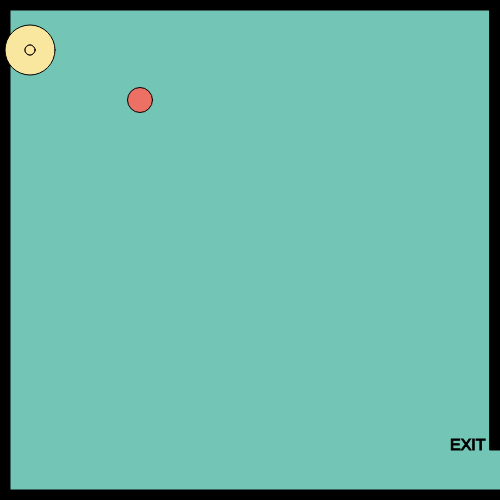
Frame 1 (no input)
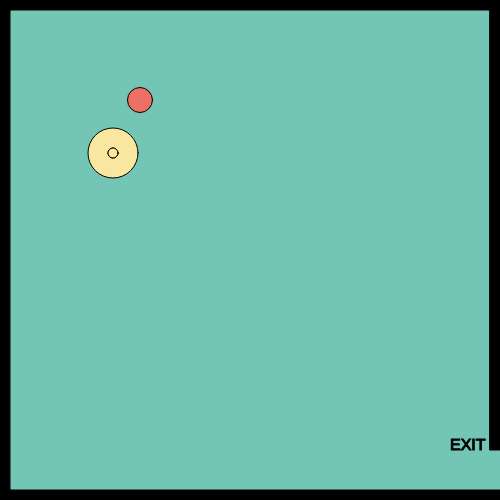
Frame 60 (no input)
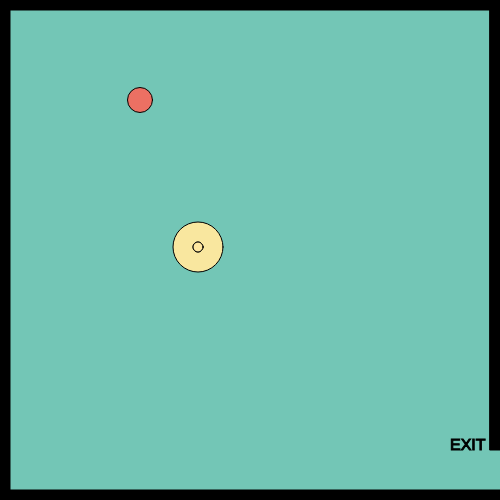
Frame 120 (the mouse pressed at the canvas centre since frame 60)

The p5.js sketch that drew these frames (run headless with seeded random() and noise() and a simulated clock; from frame 60 on, the mouse is pressed at the canvas centre):

// p5.js sketch
// ── sketch.js
// x and y for my character
var characterX = 140;
var characterY = 100;
// define the key codes for each letter
var w = 87;
var s = 83;
var a = 65;
var d = 68;

// x and y for a shape
var shapeX = 30;
var shapeY = 50;
var shapeXSpeed;
var shapeYSpeed;

// create a shape when the mouse is clicked
var mouseShapeX;
var mouseShapeY;

function setup() {
  createCanvas(500, 500);
  // get a random speed when the it first starts
  shapeXSpeed = Math.floor(Math.random() * (Math.floor(Math.random() * 5)) + 1);
  shapeYSpeed = Math.floor(Math.random() * (Math.floor(Math.random() * 5)) + 1);
}

function draw() {
  background(115, 198, 182);
  stroke(0);
  fill(0);
  // top border
  rect(0, 0, width, 10);
  // left border
  rect(0, 0, 10, height);
  // bottom border
  rect(0, height - 10, width, 10);
  // right upper border
  rect(width - 10, 0, 10, height - 50);

  // exit message
  textSize(16);
  text("EXIT", width - 50, height - 50)

  //character
  fill(236, 112, 99);
  circle(characterX, characterY, 25);

  // handle the keys
  if (keyIsDown(w)) {
    characterY -= 10;
  }
  if (keyIsDown(s)) {
    characterY += 10;
  }
  if (keyIsDown(a)) {
    characterX -= 10;
  }
  if (keyIsDown(d)) {
    characterX += 10;
  }

  // potential enemy
  fill(249, 231, 159);
  // draw the shape
  circle(shapeX, shapeY, 50);

  // potential enemy
  fill(229, 231, 159);
  // draw the shape
  circle(shapeX, shapeY, 10);

  // get a random speed when the it first starts
  shapeXSpeed = Math.floor(Math.random() * (Math.floor(Math.random() * 5)) + 1);
  shapeYSpeed = Math.floor(Math.random() * (Math.floor(Math.random() * 5)) + 1);

  // potential enemy
  fill(279, 231, 159);
  // draw the shape
  circle(shapeX, shapeY, 10);

  // get a random speed when the it first starts
  shapeX1Speed = Math.floor(Math.random() * (Math.floor(Math.random() * 8)) + 1);
  shapeY1Speed = Math.floor(Math.random() * (Math.floor(Math.random() * 8)) + 1);

  // move the shape
  shapeX += shapeXSpeed;
  shapeY += shapeYSpeed;
  // check to see if the shape has gone out of bounds
  if (shapeX > width) {
    shapeX = 0;
  }
  if (shapeX < 0) {
    shapeX = width;
  }
  if (shapeY > height) {
    shapeY = 0;
  }
  if (shapeY < 0) {
    shapeY = height;
  }

  // check to see if the character has left the exit
  if (characterX > width && characterY > width - 50) {
    fill(0);
    stroke(5);
    textSize(26);
    text("You Win!", width / 2 - 50, height / 2 - 50);
  }

  // create the shape based on the mouse click
  fill(120, 130, 140);
  circle(mouseShapeX, mouseShapeY, 25);
}

function mouseClicked() {
  mouseShapeX = mouseX;
  mouseShapeY = mouseY;
}

function keyPressed() {
  if (keyCode === LEFT_ARROW) {
    characterX -= 10;
  } else if (keyCode === RIGHT_ARROW) {
    characterX += 10;
  } else if (keyCode === UP_ARROW) {
    characterY -= 10;
  } else if (keyCode === DOWN_ARROW) {
    characterY += 10;
  }
}
